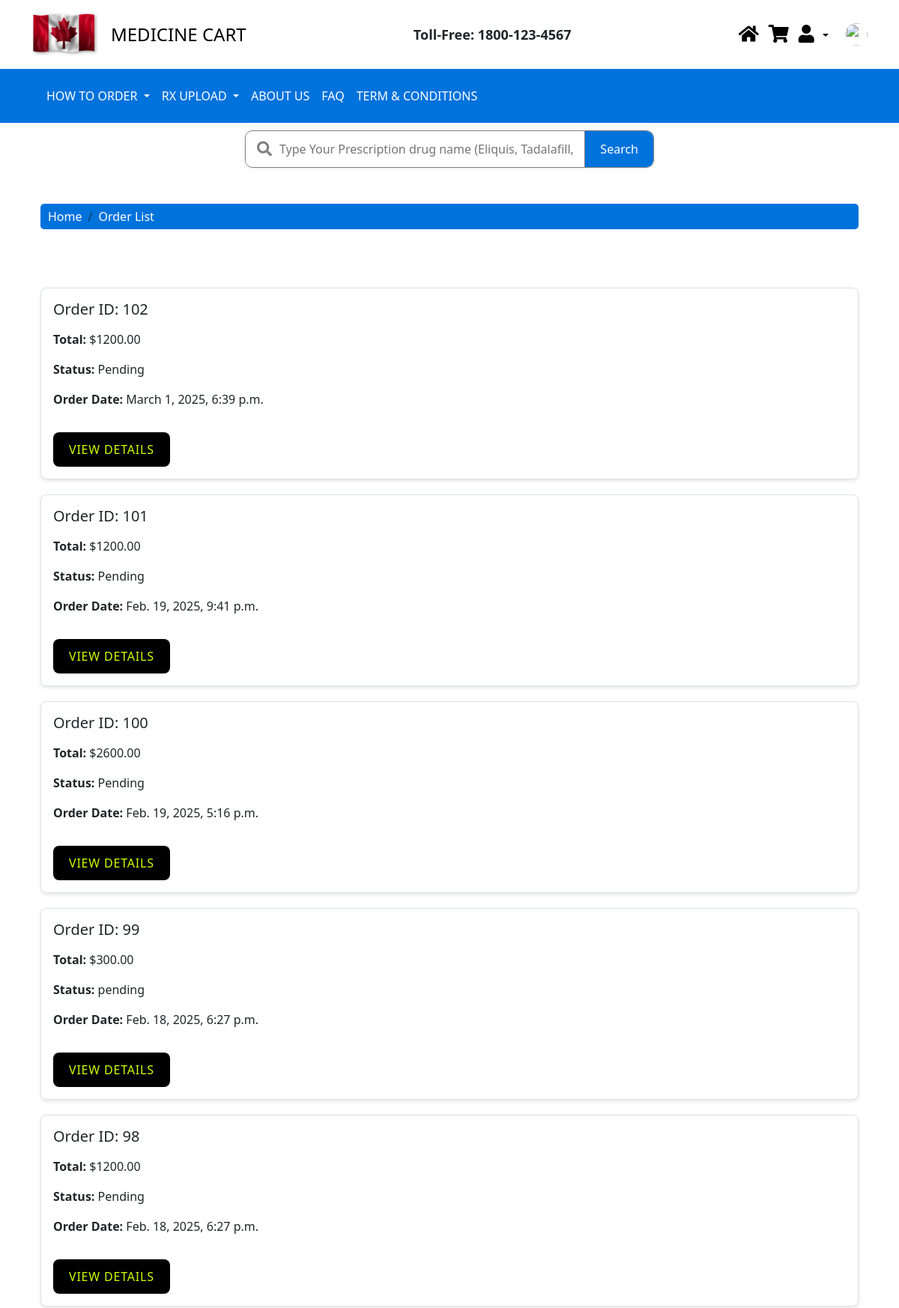
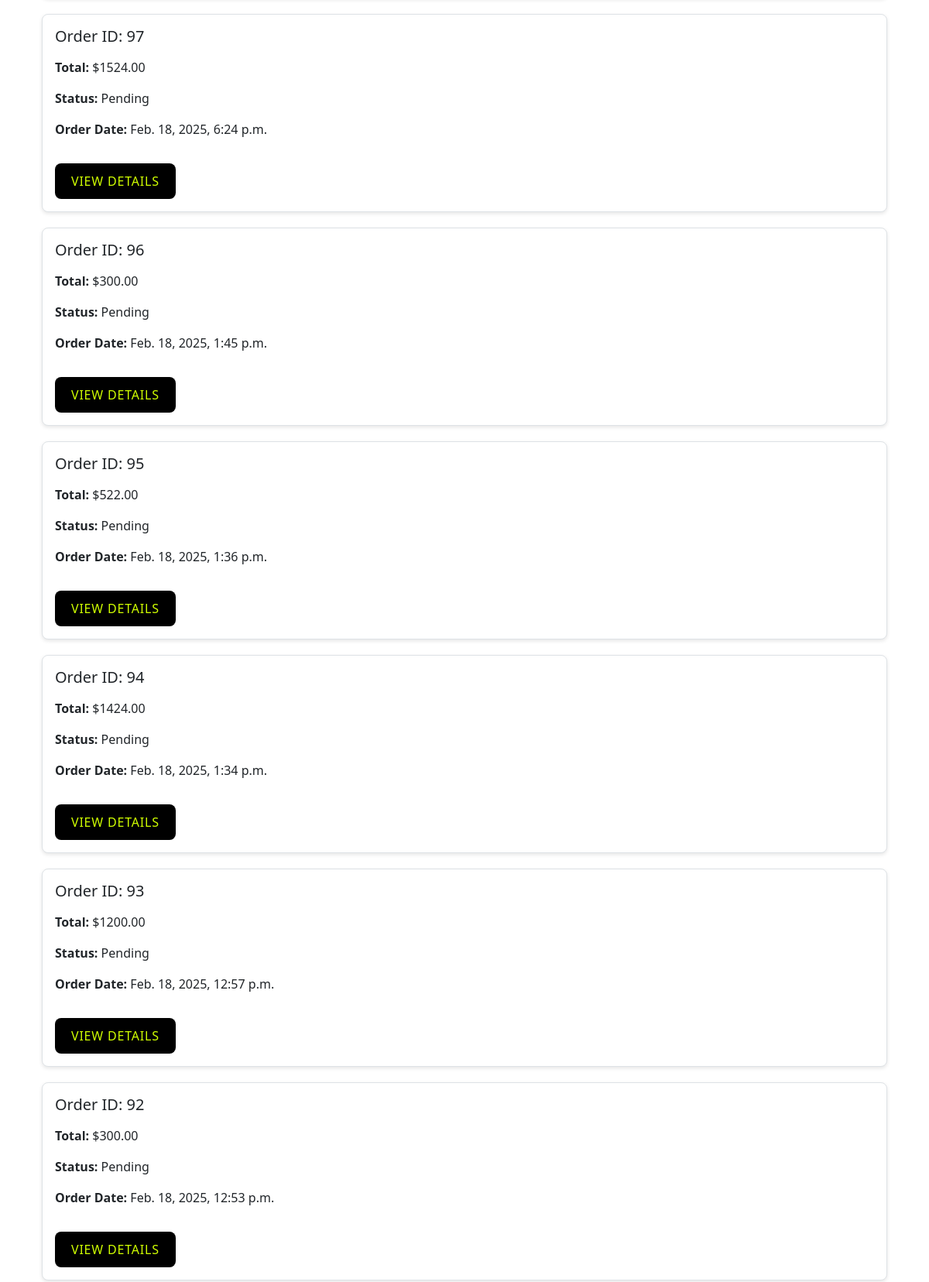
Screenshot of /orders/ (signed in, upper part) with the database file from the repository (2 pictures, top to bottom).
### store/models.py (models this page shows, shortened)
class SiteSetting(models.Model):
    site_title = models.CharField(max_length=255)
    logo = models.ImageField(upload_to='logos/', blank=True, null=True)
    updated_at = models.DateTimeField(auto_now=True)

class Order(models.Model):
    STATUS_CHOICES = [
        ('pending', 'Pending'),
        ('processing', 'Processing'),
        ('shipped', 'Shipped'),
        ('delivered', 'Delivered'),
        ('canceled', 'Canceled'),
        ('returned', 'Returned'),
    ]
    user = models.ForeignKey(User, on_delete=models.CASCADE)
    total_cost = models.DecimalField(max_digits=10, decimal_places=2)
    shipping_address = models.ForeignKey(
        Shipping, on_delete=models.CASCADE, default=1)
    payment_method = models.CharField(max_length=50)
    status = models.CharField(
        max_length=50, choices=STATUS_CHOICES, default='pending')
    created_at = models.DateTimeField(default=timezone.now)
    billing_address = models.ForeignKey(
        Address, on_delete=models.CASCADE, related_name='billing_orders', default=1)
    is_canceled = models.BooleanField(default=False)
    shipping_method = models.ForeignKey(
        ShippingMethod, on_delete=models.SET_NULL, null=True, blank=True)
    health_info = models.ForeignKey(
        HealthInformation, on_delete=models.SET_NULL, null=True, blank=True)
    tracking_number = models.CharField(max_length=50, blank=True, null=True)

### store/views.py (the view)
# urls.py: path('orders/', views.order_list, name='order_list'),
@my_login_required
def order_list(request):
    user = request.user
    orders = Order.objects.filter(user=user).order_by('-created_at')
    orders = orders.prefetch_related('order_items__variant__product')
    ist_timezone = pytz_timezone('Asia/Kolkata')
    for order in orders:
        if order.created_at:
            order.created_at_ist = order.created_at.astimezone(ist_timezone)
        else:
            order.created_at_ist = None
    return render(request, 'store/order_list.html', {'orders': orders})

### store/context_processors.py (called while the page is built, shortened)
def site_settings(request):
    site_settings, created = SiteSetting.objects.get_or_create(
        defaults={'site_title': 'Medicine E-commerce Website'}
    )
    return {'site_settings': site_settings}

def cart_items_count(request):
    if request.user.is_authenticated:
        cart, _ = Cart.objects.get_or_create(user=request.user)
    return {'cart_items_count': cart.items.count()}

### store/templates/store/order_list.html (shortened to what this page needs)
{% extends 'base.html' %}
{% load tz %}
{% block content %}
<div class="container mt-5">
    <nav aria-label="breadcrumb">
        <ol class="breadcrumb" style="background-color: #0072dc; padding: 5px 10px; border-radius: 5px;">
            <li class="breadcrumb-item"><a href="{% url 'home' %}" style="text-decoration: none; color: white;">Home</a></li>
            <li class="breadcrumb-item active" aria-current="page" style="color: #ffffff;">Order List</li>
        </ol>
    </nav>
    <h2 class="text-center mb-4 text-white">Your Orders</h2>
    <ul class="order-list mb-4">
        {% for order in orders %}
            <li class="order-item p-3" style="list-style: none;">
                <h5 class="mb-3">Order ID: {{ order.id }}</h5>
                <p><strong>Total:</strong> ${{ order.total_cost }}</p>
                <p><strong>Status:</strong> {{ order.status }}</p>
                <p><strong>Order Date:</strong> {{ order.created_at|localtime }}</p>
                <a href="{% url 'order_detail' order.id %}" class="btn custom-btn mt-3">View Details</a>
            </li>
        {% endfor %}
    </ul>
</div>
{% endblock %}

### store/templates/base.html (shortened to what this page needs)
<!DOCTYPE html>
<html lang="en">
<head>
    <link href="https://cdn.jsdelivr.net/npm/bootstrap@5.3.0/dist/css/bootstrap.min.css" rel="stylesheet">
    <link rel="stylesheet" href="https://cdnjs.cloudflare.com/ajax/libs/font-awesome/5.15.4/css/all.min.css">
</head>
<body>
    <header style="background-color: #ffffff;" class="text-black p-3">
        <div class="container">
            <div class="d-flex flex-wrap justify-content-between align-items-center">
                <div class="d-flex align-items-center mb-2 mb-md-0">
                    {% if site_settings.logo %}
                        <img src="{{ site_settings.logo.url }}" alt="Site Logo" class="img-fluid me-3" style="height: 60px;">
                    {% endif %}
                    <h1 class="h4 mb-0">
                        {{ site_settings.site_title }}
                    </h1>
                </div>
                 <span class="mx-4 text-dark fw-bold" style="font-size: 18px;">
                    Toll-Free: <strong>1800-123-4567</strong>
                </span>
                <nav class="d-flex flex-wrap align-items-center">
                    <a href="{% url 'home' %}" class="me-3">
                        <i class="fas fa-home" style="color: black; font-size: 24px; width: 24px; height: 24px;"></i>
                    </a>
                    <a href="{% url 'cart' %}" class="me-3 position-relative">
                        <i class="fas fa-shopping-cart" style="color: black; font-size: 24px; width: 24px; height: 24px;"></i>
                    </a>
                    <div class="dropdown me-3">
                        <a class="nav-link dropdown-toggle" href="#" role="button" id="userDropdown" data-bs-toggle="dropdown" aria-expanded="false">
                            <i class="fas fa-user" style="color: black; font-size: 24px; width: 24px; height: 24px;"></i>
                        </a>
                    </div>
                    <a style="padding-left: 6px;" href="{% url 'profile' %}">
                        <img src="https://tse3.mm.bing.net/th?id=OIP.Bo5gMo2MDR3GDp28toJnhwHaHk&pid=Api&P=0&h=180" width="30px" height="30px" style="border-radius: 50%;">
                    </a>
                </nav>
            </div>
        </div>
    </header>
<div class="py-2" style="background-color: #0072dc;">
    <div class="container">
        <nav class="navbar navbar-expand-lg navbar-dark">
            <div class="container-fluid">
                <div class="collapse navbar-collapse" id="navbarNavDropdown">
                    <ul class="navbar-nav me-auto mb-2 mb-lg-0">
                        <li class="nav-item dropdown">
                            <a class="nav-link dropdown-toggle" style="color: #ffffff;" href="#" id="howToOrderDropdown" role="button" data-bs-toggle="dropdown" aria-expanded="false">
                                HOW TO ORDER
                            </a>
                        </li>
                        <li class="nav-item dropdown">
                            <a class="nav-link dropdown-toggle" style="color: #ffffff;" href="#" id="rxUploadDropdown" role="button" data-bs-toggle="dropdown" aria-expanded="false">
                                RX UPLOAD
                            </a>
                        </li>
                        <li class="nav-item">
                            <a class="nav-link" href="{% url 'about_us' %}" style="color: #ffffff;">ABOUT US</a>
                        </li>
                        <li class="nav-item">
                            <a class="nav-link" href="{% url 'faq' %}" style="color: #ffffff;">FAQ</a>
                        </li>
                        <li class="nav-item">
                            <a class="nav-link" href="{% url 'terms' %}" style="color: #ffffff;">TERM & CONDITIONS</a>
                        </li>
                    </ul>
                </div>
            </div>
        </nav>
    </div>
</div>
<div class="container">
    <div class="row justify-content-center">
        <div class="col-12 col-md-8 col-lg-6">
            <div class="search-2">
            <div class="search-container">
                <form method="GET">
                    <div class="input-wrapper">
                        <i class="fas fa-search"></i>
                        <input type="text" name="q" id="searchInput" placeholder="Type Your Prescription drug name (Eliquis, Tadalafill, etc..)" autocomplete="off">
                        <button type="submit">Search</button>
                    </div>
                </form>
            </div>
            </div>
        </div>
    </div>
</div>
    <div class="container content my-5" style="background-color: transparent;">
        {% block content %}
        {% endblock %}
    </div>
</body>
</html>

### store/templates/base.html (style rules this page uses)
body { position: relative; margin: 0; padding: 0; min-height: 800px; }
body::before { content: ""; position: absolute; top: 0; left: 0; width: 100%; height: 100%; background-color: #ffffff; background-size: cover; background-repeat: no-repeat; background-attachment: fixed; background-position: center; filter: blur(0px); z-index: -1; }
header a { text-decoration: none; color: white; }
header a i { font-size: large; }
.search-container { text-align: center; margin-top: 10px;position: relative; }
.input-wrapper { display: flex; align-items: center; border: 1px solid #827f7f; border-radius: 10px; overflow: hidden; height: 50px; box-shadow: 0 0 5px rgba(0, 0, 0, 0.1); position: relative; width: 100%; max-width: 100%; }
.input-wrapper i { position: absolute; left: 15px; color: #827f7f; font-size: 20px; }
.search-container input { flex: 1; padding: 10px 10px 10px 45px; border: none; outline: none; font-size: 16px; width: 100%; }
.search-container button { padding: 10px 20px; font-size: 16px; border: none; background-color: #0072dc; color: white; cursor: pointer; height: 100%; border-left: 1px solid #827f7f; border-radius: 0 8px 8px 0; }

### store/templates/store/order_list.html (style rules this page uses)
.order-list { padding: 0; }
.order-item { border: 1px solid #dee2e6; border-radius: 0.5rem; background-color: #fff; margin-bottom: 20px; box-shadow: 0 2px 5px rgba(0, 0, 0, 0.1); transition: background-color 0.3s, transform 0.3s; }
.custom-btn { background-color: #000; color: #d0ff00; border-radius: 0.5rem; padding: 10px 20px; text-transform: uppercase; letter-spacing: 0.05em; transition: background-color 0.3s, color 0.3s; }
.d-flex { display: flex; align-items: center; }

### rows the page displays
SiteSetting: logo (picture), site_title "MEDICINE CART"
Order: id "102", total_cost "1200.00", status "Pending", created_at "March 1, 2025, 6:39 p.m."
Order: id "101", total_cost "1200.00", status "Pending", created_at "Feb. 19, 2025, 9:41 p.m."
Order: id "100", total_cost "2600.00", status "Pending", created_at "Feb. 19, 2025, 5:16 p.m."
Order: id "99", total_cost "300.00", status "pending", created_at "Feb. 18, 2025, 6:27 p.m."
Order: id "98", total_cost "1200.00", status "Pending", created_at "Feb. 18, 2025, 6:27 p.m."
Order: id "97", total_cost "1524.00", status "Pending", created_at "Feb. 18, 2025, 6:24 p.m."
Order: id "96", total_cost "300.00", status "Pending", created_at "Feb. 18, 2025, 1:45 p.m."
Order: id "95", total_cost "522.00", status "Pending", created_at "Feb. 18, 2025, 1:36 p.m."
Order: id "94", total_cost "1424.00", status "Pending", created_at "Feb. 18, 2025, 1:34 p.m."
Order: id "93", total_cost "1200.00", status "Pending", created_at "Feb. 18, 2025, 12:57 p.m."
Order: id "92", total_cost "300.00", status "Pending", created_at "Feb. 18, 2025, 12:53 p.m."
